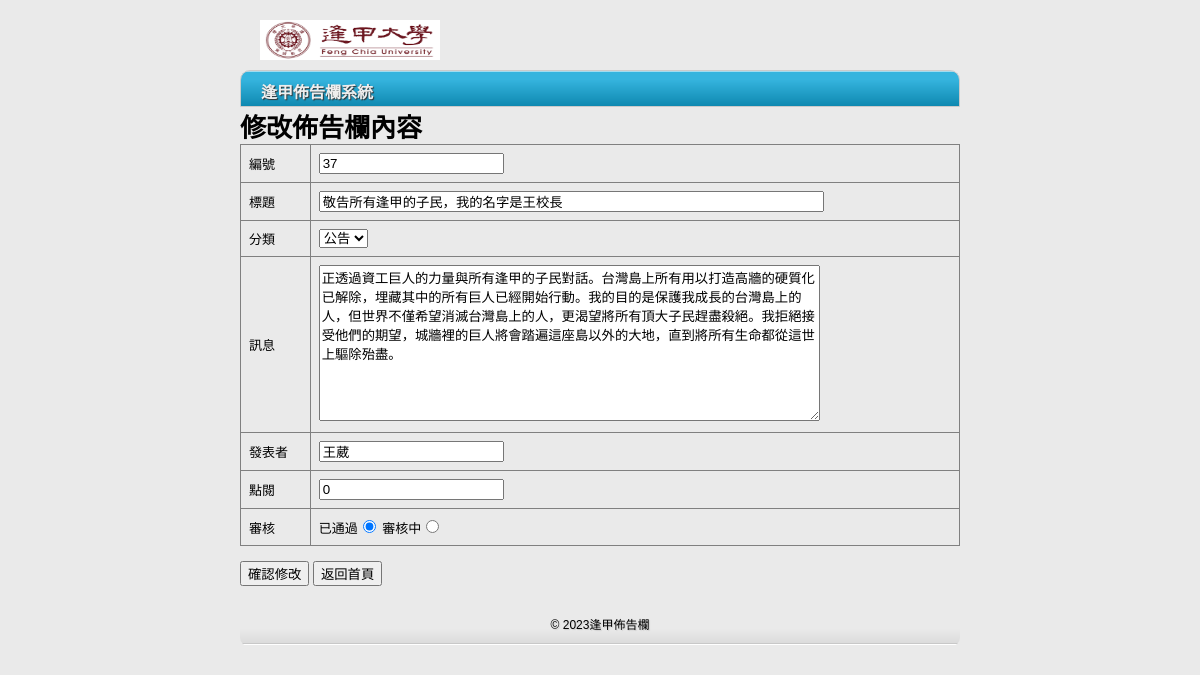
Page /edit2/37/ on the committed database.
### app01/models.py (models this page shows, shortened)
class NewsappNewsunit(models.Model):
    nickname = models.CharField(max_length=20)
    title = models.CharField(max_length=50)
    message = models.TextField()
    pubtime = models.DateTimeField()
    enabled = models.BooleanField()
    press = models.IntegerField()
    catego = models.CharField(max_length=10)
    class Meta:
        managed = False
        db_table = 'newsapp_newsunit'

### app01/views.py (the view)
# urls.py: re_path(r'^edit2/(\w+)/$',edit2),
def edit2(request,id=None):
    if id is not None:
        if request.method=='POST':
            recd = news.objects.get(id=id)
            recd.title = request.POST['title']
            recd.catego = request.POST['catego']
            recd.message = request.POST['message']
            recd.nickname = request.POST['nickname']
            recd.press = request.POST['press']
            yesno = request.POST['enabled']
            if yesno=='yes':
                recd.enabled = True
            else:
                recd.enabled = False
            try:
                recd.save()
                return redirect('/page_admin2/')
            except:
                message01 = '修改資料發生錯誤'
                return render(request,'edit2.html',locals())
        else:
            categos = news.objects.values('catego').distinct()
            items = news.objects.get(id=id)
            id = items.id
            title = items.title
            catego = items.catego
            message = items.message
            nickname = items.nickname
            press = items.press
            enabled = items.enabled
            return render(request,'edit2.html',locals())
    elif id is None:
        message01 = '沒有給定要顯示的id'
        return render(request,'edit2.html',locals())

### templates/edit2.html (shortened to what this page needs)
{% extends 'base.html' %}
{% block content %}
    <h1>修改佈告欄內容</h1>
    <form name='myform' action="" method="POST">
        <table width='100%' border='1' cellsapcing='0' cellpadding='0' >
                <tr>
                    <td>編號</td><td><input type="text" name='id' readonly value="{{id}}"></td>
                </tr>
                <tr>
                    <td>標題</td><td><input type="text" name='title' value="{{title}}" size='60'></td>
                </tr>
                <tr>
                    <td>分類</td><td>
                        <select name="catego">
                            {% for item in categos %}
                                {% if item.catego == catego %}
                                    <option selected='selected'>{{item.catego}}</option>
                                {% else %}
                                    <option>{{item.catego}}</option>
                                {% endif %}
                            {% endfor %}
                        </select>
                    </td>
                </tr>
                <tr>
                    <td>訊息</td><td><textarea type="text" name='message'  cols="60" rows="10">{{message}}</textarea></td>
                </tr>
                <tr>
                    <td>發表者</td><td><input type="text" name='nickname' value="{{nickname}}"></td>
                </tr>
                <tr>
                    <td>點閱</td><td><input type="text" name='press' value="{{press}}"></td>
                </tr>
                <tr>
                    <td>審核</td><td>
                            {% if enabled == True %}
                                已通過<input type='radio' name=enabled checked='checked' value='yes' id='enable_yes'>
                                審核中<input type='radio' name=enabled id='enable_no' value="no">
                            {% else %}
                                已通過<input type='radio' name=enabled id='enable_yes' value="yes">
                                審核中<input type='radio' name=enabled checked='checked' id='enable_no' value="no">
                            {% endif %}
                        </td>
                </tr>
        </table>
        <input type="submit" name='bnt1' value="確認修改">
        <input type="button" name='bnt2' value="返回首頁" onclick="window.location='/page_admin2/'">
    </form>
{% endblock %}

### static/css/style.css (style rules this page uses)
html, body { height: 100%; }
body { height: 100%; font-family: Arial, Helvetica, sans-serif; font-size: 13px; margin: 0; padding: 0; background:#eaeaea }
h1, h2, h3, h4, h5 { padding: 0; margin: 0; }
table { border-collapse: collapse; }
th,td { padding: 8px; }

### rows in the picture
NewsappNewsunit: title "敬告所有逢甲的子民，我的名字是王校長", catego "公告", message "正透過資工巨人的力量與所有逢甲的子民對話。台灣島上所有用以打造高牆的硬質化已解除，埋藏其中的所有巨人已經開始行動。我的目的是保護我成長的台灣島上的人，但世界不僅希望消滅台灣島上的人，更渴望將所有頂大子民趕盡殺絕。我拒絕接受他們的期望，城牆裡的巨人將會踏遍這座島以外的大地，直到將所有生命都從這世上驅除殆盡。", nickname "王葳"
